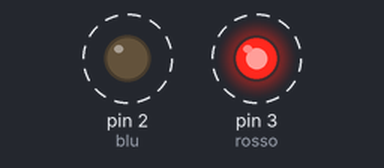
Bench run of a sketch on a simulated Arduino Uno, built with avr-gcc and run on an emulated ATmega328P. On the bench: output pins drawn as LEDs (lit = HIGH). Dashed ring = blinking.

Above: at 0.2 s.
Timing chart, 0 to 3.0 s (numbered marks = the images above):
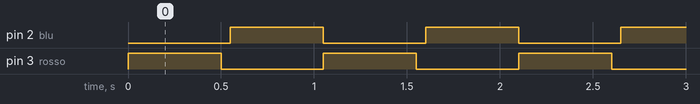

Measured:
- by itself, pin 2 (blu), pin 3 (rosso): alternates HIGH for 0.50 s and LOW for 0.55 s
- by itself, everything shown: repeats every 1.1 s, in 4 steps

The sketch:

Sirena.ino
```cpp
int blu = 2;
int rosso = 3;

void setup() {
 pinMode (blu, OUTPUT);
 pinMode (rosso, OUTPUT);
}

void loop() {
 digitalWrite (rosso, HIGH);
 digitalWrite (4, HIGH);
 delay (500);
 digitalWrite (rosso, LOW);
 digitalWrite (4, LOW);
 delay (50);
 digitalWrite (blu, HIGH);
 digitalWrite (4, HIGH);
 delay (500);
 digitalWrite (blu, LOW);
 digitalWrite (4, LOW);
}
```
